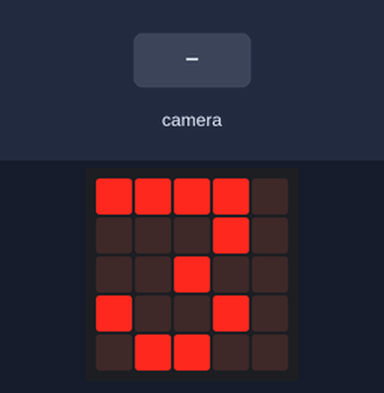
This program was run on a simulated Calliope mini (MakeCode). On the bench: the board's 5×5 LED display. The test bench sets the inputs (shaded band).

Above: at 1.3 s.
At 3.1 s:
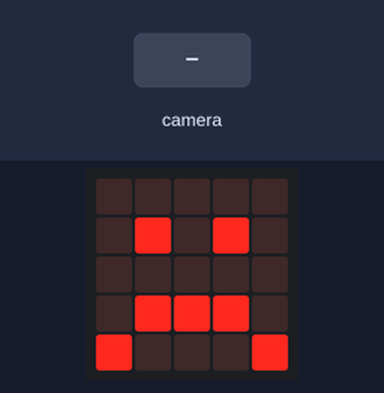
3.2 s: the camera recognises learned object ID1 for 2 s
At 4.2 s:
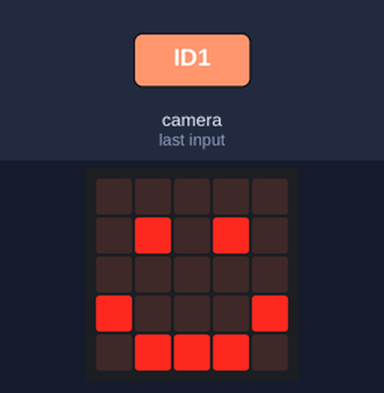
Timing chart, 0 to 6.2 s (numbered marks = the images above; inputs shaded):
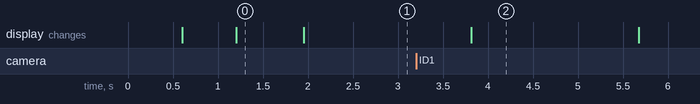

The program:

main.ts
```typescript
let recognizedID = 0
basic.showIcon(IconNames.No)
huskylens.initI2c()
huskylens.initMode(protocolAlgorithm.ALGORITHM_FACE_RECOGNITION)
basic.showIcon(IconNames.Yes)
let facelist = ["Velata", "Margot", "Ernst"]
let numberFaces = facelist.length
basic.showString("" + (numberFaces))
basic.forever(function () {
    huskylens.request()
    recognizedID = huskylens.readBox_s(Content3.ID)
    if (recognizedID >= 0 && recognizedID <= numberFaces) {
        huskylens.writeOSD("Hier ist", 129, 17)
        huskylens.writeOSD(facelist[recognizedID - 1], 100, 207)
        basic.showIcon(IconNames.Happy)
    } else {
        huskylens.clearOSD()
        basic.showIcon(IconNames.Sad)
    }
})
```

test.ts
```typescript
// Hier kann man Tests durchführen; diese Datei wird nicht kompiliert, wenn dieses Paket als Erweiterung verwendet wird.
```

Measured:
- after the input at 3.2 s, the display: changes after 0.61 s (image 2)
- what the display in image 0 shows lasts 0.8 s, from 1.2 s to 2.0 s
- what the display in image 2 shows lasts 1.9 s, from 3.8 s to 5.7 s
